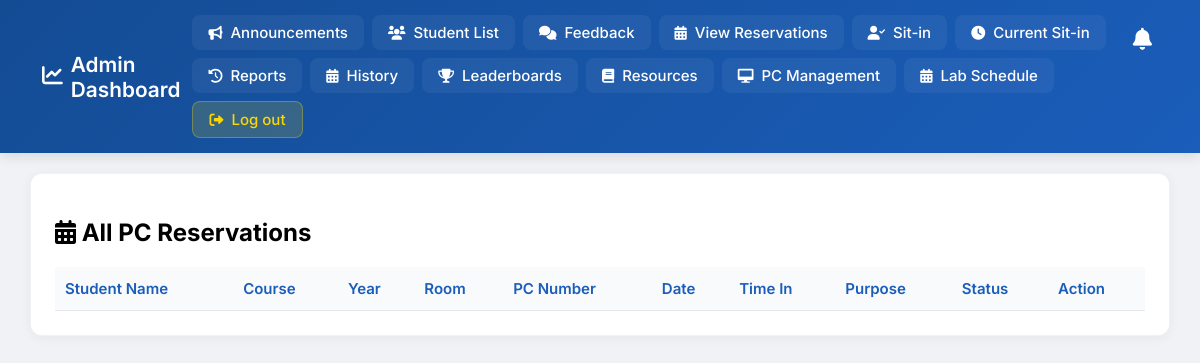
The page /view_reservations.php on the database as committed earlier.
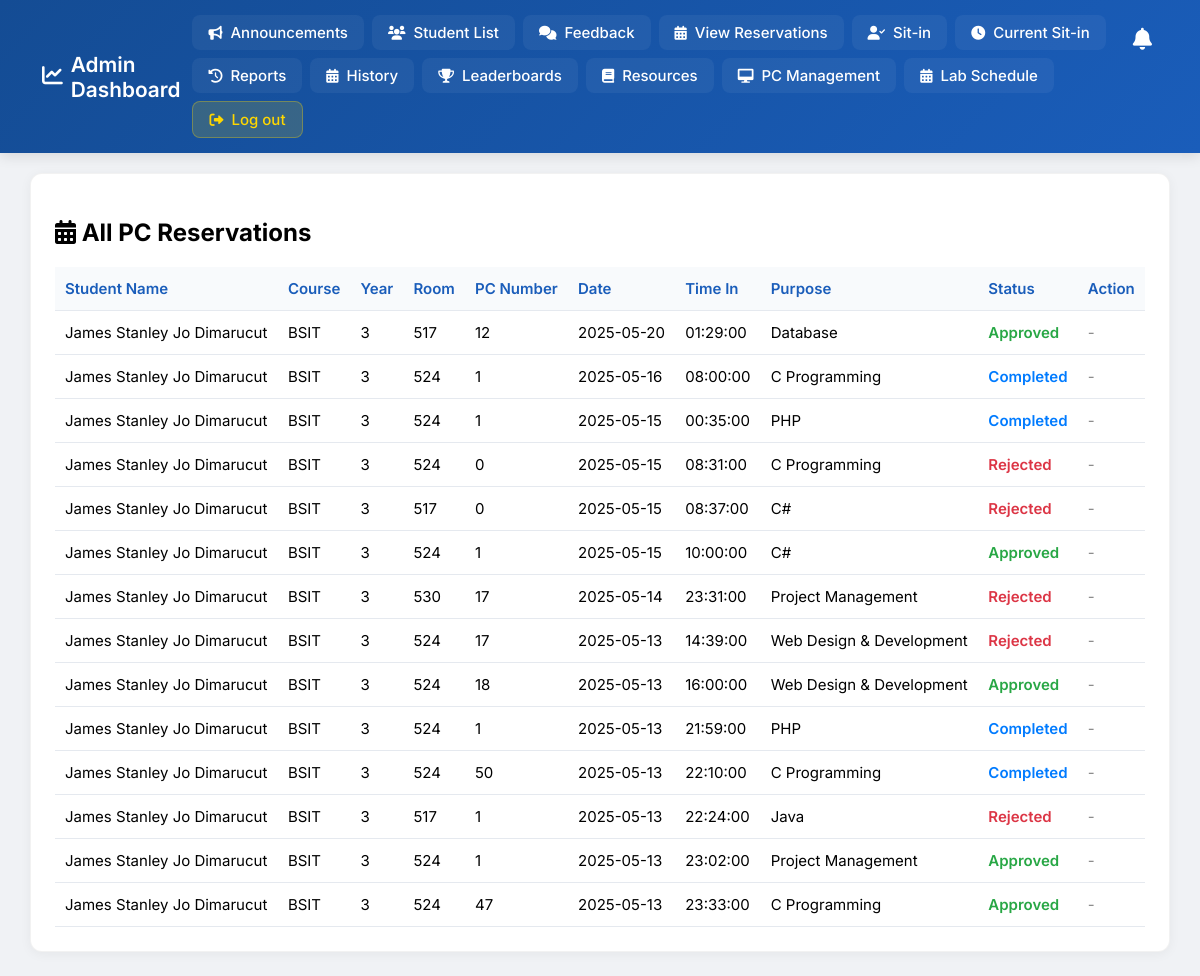
The same page on the database as committed later.
### tables this page shows
CREATE TABLE `reservations` (
  `id` int(11) NOT NULL,
  `user_id` int(11) NOT NULL,
  `room` varchar(50) NOT NULL,
  `pc_number` int(11) NOT NULL,
  `reservation_date` date NOT NULL,
  `time_in` time NOT NULL,
  `purpose` varchar(255) NOT NULL,
  `status` enum('pending','approved','rejected','completed') DEFAULT 'pending',
  `created_at` timestamp NOT NULL DEFAULT current_timestamp()
);

CREATE TABLE `register` (
  `IDNO` int(20) NOT NULL,
  `LASTNAME` varchar(255) NOT NULL,
  `FIRSTNAME` varchar(255) NOT NULL,
  `MIDNAME` varchar(255) NOT NULL,
  `COURSE` varchar(255) NOT NULL,
  `YEARLEVEL` int(11) NOT NULL,
  `USERNAME` varchar(255) NOT NULL,
  `PASSWORD` varchar(255) NOT NULL,
  `PROFILE_IMG` varchar(255) DEFAULT NULL,
  `remaining_sessions` int(11) DEFAULT 30,
  `points` int(11) DEFAULT 0
);

### view_reservations.php (the view, shortened to what this page needs)
<?php
include 'db.php';
$query = "SELECT r.id, r.room, r.pc_number, r.reservation_date, r.time_in, r.purpose, r.status,
                 reg.FIRSTNAME, reg.MIDNAME, reg.LASTNAME, reg.COURSE, reg.YEARLEVEL
          FROM reservations r
          JOIN register reg ON r.user_id = reg.IDNO
          ORDER BY r.reservation_date DESC, r.time_in ASC";
$result = mysqli_query($con, $query);
?>
<!DOCTYPE html>
<html lang="en">
<head>
    <link rel="stylesheet" href="https://cdnjs.cloudflare.com/ajax/libs/font-awesome/6.0.0/css/all.min.css">
</head>
<body>
    <div class="navbar">
        <a href="admin_dashboard.php" class="navbar-brand">
            <i class="fas fa-chart-line"></i>
            Admin Dashboard
        </a>
        <div class="notification-bell" onclick="toggleAdminNotifDropdown()">
            <i class="fas fa-bell"></i>
        </div>
        <div class="nav-menu">
            <a href="announcement.php" class="nav-link"><i class="fas fa-bullhorn"></i> Announcements</a>
            <a href="student_list.php" class="nav-link"><i class="fas fa-users"></i> Student List</a>
            <a href="view_feedback.php" class="nav-link"><i class="fas fa-comments"></i> Feedback</a>
            <a href="view_reservations.php" class="nav-link"><i class="fas fa-calendar-alt"></i> View Reservations</a>
            <a href="students.php" class="nav-link"><i class="fas fa-user-check"></i> Sit-in</a>
            <a href="sitin_view.php" class="nav-link"><i class="fas fa-clock"></i> Current Sit-in</a>
            <a href="session_history.php" class="nav-link"><i class="fas fa-history"></i> Reports</a>
            <a href="sitin_history.php" class="nav-link"><i class="fas fa-calendar-alt"></i> History</a>
            <a href="leaderboards.php" class="nav-link"><i class="fas fa-trophy"></i> Leaderboards</a>
            <a href="resources.php" class="nav-link"><i class="fas fa-book"></i> Resources</a>
            <a href="PC_management.php" class="nav-link"><i class="fas fa-desktop"></i> PC Management</a>
            <a href="lab_schedule.php" class="nav-link"><i class="fas fa-calendar-alt"></i> Lab Schedule</a>
            <a href="login.php" class="nav-link logout"><i class="fas fa-sign-out-alt"></i> Log out</a>
        </div>
    </div>
    <div class="main-container">
        <div class="card">
            <h2><i class="fas fa-calendar-alt"></i> All PC Reservations</h2>
            <table>
                <thead>
                    <tr>
                        <th>Student Name</th>
                        <th>Course</th>
                        <th>Year</th>
                        <th>Room</th>
                        <th>PC Number</th>
                        <th>Date</th>
                        <th>Time In</th>
                        <th>Purpose</th>
                        <th>Status</th>
                        <th>Action</th>
                    </tr>
                </thead>
                <tbody>
                    <?php while($row = mysqli_fetch_assoc($result)): ?>
                        <tr>
                            <td><?php echo htmlspecialchars($row['FIRSTNAME'] . ' ' . $row['MIDNAME'] . ' ' . $row['LASTNAME']); ?></td>
                            <td><?php echo htmlspecialchars($row['COURSE']); ?></td>
                            <td><?php echo htmlspecialchars($row['YEARLEVEL']); ?></td>
                            <td><?php echo htmlspecialchars($row['room']); ?></td>
                            <td><?php echo htmlspecialchars($row['pc_number']); ?></td>
                            <td><?php echo htmlspecialchars($row['reservation_date']); ?></td>
                            <td><?php echo htmlspecialchars($row['time_in']); ?></td>
                            <td><?php echo htmlspecialchars($row['purpose']); ?></td>
                            <td class="status-<?php echo strtolower($row['status']); ?>"><?php echo htmlspecialchars(ucfirst($row['status'])); ?></td>
                            <td>
                                <?php if ($row['status'] === 'pending'): ?>
                                    <form method="POST" style="display:inline;">
                                        <input type="hidden" name="reservation_id" value="<?php echo $row['id']; ?>">
                                        <button type="submit" name="action" value="approve" class="btn-approve">Approve</button>
                                    </form>
                                    <form method="POST" style="display:inline;">
                                        <input type="hidden" name="reservation_id" value="<?php echo $row['id']; ?>">
                                        <button type="submit" name="action" value="disapprove" class="btn-disapprove">Disapprove</button>
                                    </form>
                                <?php else: ?>
                                    <span style="color: #888;">-</span>
                                <?php endif; ?>
                            </td>
                        </tr>
                    <?php endwhile; ?>
                </tbody>
            </table>
        </div>
    </div>
</body>
</html>

### view_reservations.php (style rules this page uses)
body { font-family: 'Inter', Arial, sans-serif; margin: 0; padding: 0; background-color: #f0f2f5; }
.navbar { background: linear-gradient(135deg, #144c94 0%, #1a5dba 100%); padding: 15px 30px; display: flex; justify-content: space-between; align-items: center; box-shadow: 0 4px 12px rgba(0,0,0,0.1); position: sticky; top: 0; z-index: 1000; }
.navbar-brand { color: white; text-decoration: none; font-size: 1.3rem; font-weight: 600; display: flex; align-items: center; gap: 8px; padding: 8px 12px; border-radius: 8px; transition: all 0.3s ease; }
.nav-menu { display: flex; align-items: center; gap: 8px; flex-wrap: wrap; }
.nav-link { color: white; text-decoration: none; font-size: 15px; font-weight: 500; transition: all 0.3s ease; padding: 8px 16px; border-radius: 8px; display: flex; align-items: center; gap: 8px; background: rgba(255,255,255,0.05); }
.nav-link i { font-size: 14px; }
.nav-link.logout { background: rgba(255,217,0,0.15); color: #ffd700; border: 1px solid rgba(255,217,0,0.3); }
.notification-bell { position: absolute; top: 18px; right: 40px; display: inline-block; cursor: pointer; font-size: 22px; color: #fff; transition: color 0.2s; padding: 8px; border-radius: 8px; z-index: 1100; }
.main-container { width: 95%; max-width: 1400px; margin: 20px auto; padding: 0; }
.card { background: white; padding: 24px; border-radius: 12px; box-shadow: 0 2px 12px rgba(0,0,0,0.05); border: 1px solid rgba(0,0,0,0.05); margin-bottom: 24px; }
table { width: 100%; border-collapse: collapse; margin-top: 1rem; }
th, td { padding: 12px 10px; text-align: left; border-bottom: 1px solid #e5e9ef; font-size: 15px; }
th { background-color: #f8fafc; color: #1a5dba; font-weight: 600; }
.status-approved { color: #28a745; font-weight: 600; }
.status-rejected { color: #dc3545; font-weight: 600; }
.status-completed { color: #007bff; font-weight: 600; }

Rows that differ between the two databases and show on the page:
added reservations: user.LASTNAME "James Stanley Jo Dimarucut", user.COURSE "BSIT", user.YEARLEVEL "3", room "517", pc_number "12", reservation_date "2025-05-20", time_in "01:29:00", purpose "Database", status "Approved"
added reservations: user.LASTNAME "James Stanley Jo Dimarucut", user.COURSE "BSIT", user.YEARLEVEL "3", room "524", pc_number "1", reservation_date "2025-05-16", time_in "08:00:00", purpose "C Programming", status "Completed"
added reservations: user.LASTNAME "James Stanley Jo Dimarucut", user.COURSE "BSIT", user.YEARLEVEL "3", room "524", pc_number "1", reservation_date "2025-05-15", time_in "00:35:00", purpose "PHP", status "Completed"
added reservations: user.LASTNAME "James Stanley Jo Dimarucut", user.COURSE "BSIT", user.YEARLEVEL "3", room "524", pc_number "0", reservation_date "2025-05-15", time_in "08:31:00", purpose "C Programming", status "Rejected"
added reservations: user.LASTNAME "James Stanley Jo Dimarucut", user.COURSE "BSIT", user.YEARLEVEL "3", room "517", pc_number "0", reservation_date "2025-05-15", time_in "08:37:00", purpose "C#", status "Rejected"
added reservations: user.LASTNAME "James Stanley Jo Dimarucut", user.COURSE "BSIT", user.YEARLEVEL "3", room "524", pc_number "1", reservation_date "2025-05-15", time_in "10:00:00", purpose "C#", status "Approved"
added reservations: user.LASTNAME "James Stanley Jo Dimarucut", user.COURSE "BSIT", user.YEARLEVEL "3", room "530", pc_number "17", reservation_date "2025-05-14", time_in "23:31:00", purpose "Project Management", status "Rejected"
added reservations: user.LASTNAME "James Stanley Jo Dimarucut", user.COURSE "BSIT", user.YEARLEVEL "3", room "524", pc_number "17", reservation_date "2025-05-13", time_in "14:39:00", purpose "Web Design & Development", status "Rejected"
added reservations: user.LASTNAME "James Stanley Jo Dimarucut", user.COURSE "BSIT", user.YEARLEVEL "3", room "524", pc_number "18", reservation_date "2025-05-13", time_in "16:00:00", purpose "Web Design & Development", status "Approved"
added reservations: user.LASTNAME "James Stanley Jo Dimarucut", user.COURSE "BSIT", user.YEARLEVEL "3", room "524", pc_number "1", reservation_date "2025-05-13", time_in "21:59:00", purpose "PHP", status "Completed"
added reservations: user.LASTNAME "James Stanley Jo Dimarucut", user.COURSE "BSIT", user.YEARLEVEL "3", room "524", pc_number "50", reservation_date "2025-05-13", time_in "22:10:00", purpose "C Programming", status "Completed"
added reservations: user.LASTNAME "James Stanley Jo Dimarucut", user.COURSE "BSIT", user.YEARLEVEL "3", room "517", pc_number "1", reservation_date "2025-05-13", time_in "22:24:00", purpose "Java", status "Rejected"
added reservations: user.LASTNAME "James Stanley Jo Dimarucut", user.COURSE "BSIT", user.YEARLEVEL "3", room "524", pc_number "1", reservation_date "2025-05-13", time_in "23:02:00", purpose "Project Management", status "Approved"
added reservations: user.LASTNAME "James Stanley Jo Dimarucut", user.COURSE "BSIT", user.YEARLEVEL "3", room "524", pc_number "47", reservation_date "2025-05-13", time_in "23:33:00", purpose "C Programming", status "Approved"
